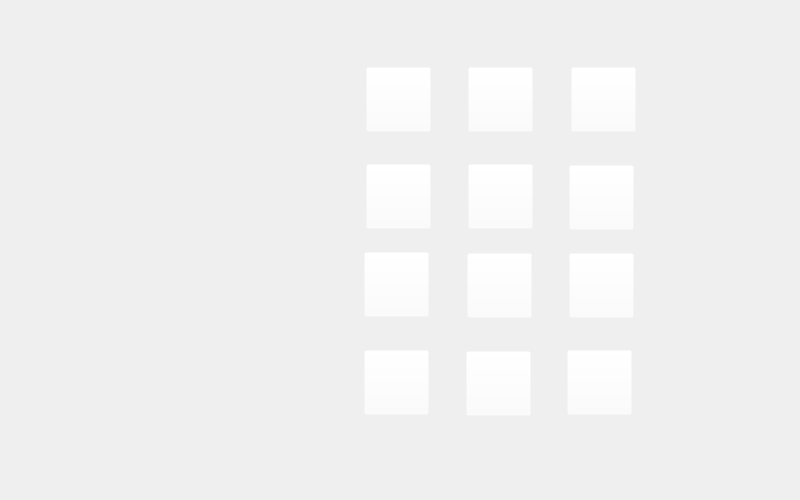
<?xml version="1.0" encoding="UTF-8"?>
<ui version="4.0">
 <class>Form</class>
 <widget class="QWidget" name="Form">
  <property name="geometry">
   <rect>
    <x>0</x>
    <y>0</y>
    <width>800</width>
    <height>500</height>
   </rect>
  </property>
  <property name="windowTitle">
   <string>Form</string>
  </property>
  <widget class="QLabel" name="img_easy">
   <property name="geometry">
    <rect>
     <x>0</x>
     <y>0</y>
     <width>800</width>
     <height>500</height>
    </rect>
   </property>
   <property name="text">
    <string/>
   </property>
   <property name="pixmap">
    <pixmap>../imagens_telas/memory game- easy.png</pixmap>
   </property>
  </widget>
  <widget class="QPushButton" name="btn_0">
   <property name="geometry">
    <rect>
     <x>366</x>
     <y>67</y>
     <width>65</width>
     <height>65</height>
    </rect>
   </property>
   <property name="styleSheet">
    <string notr="true">background: rgba(255,255,255,0)</string>
   </property>
   <property name="text">
    <string/>
   </property>
  </widget>
  <widget class="QPushButton" name="btn_1">
   <property name="geometry">
    <rect>
     <x>468</x>
     <y>67</y>
     <width>65</width>
     <height>65</height>
    </rect>
   </property>
   <property name="styleSheet">
    <string notr="true">background: rgba(255,255,255,0)</string>
   </property>
   <property name="text">
    <string/>
   </property>
  </widget>
  <widget class="QPushButton" name="btn_2">
   <property name="geometry">
    <rect>
     <x>571</x>
     <y>67</y>
     <width>65</width>
     <height>65</height>
    </rect>
   </property>
   <property name="styleSheet">
    <string notr="true">background: rgba(255,255,255,0)</string>
   </property>
   <property name="text">
    <string/>
   </property>
  </widget>
  <widget class="QPushButton" name="btn_3">
   <property name="geometry">
    <rect>
     <x>366</x>
     <y>164</y>
     <width>65</width>
     <height>65</height>
    </rect>
   </property>
   <property name="styleSheet">
    <string notr="true">background: rgba(255,255,255,0)</string>
   </property>
   <property name="text">
    <string/>
   </property>
  </widget>
  <widget class="QPushButton" name="btn_4">
   <property name="geometry">
    <rect>
     <x>468</x>
     <y>164</y>
     <width>65</width>
     <height>65</height>
    </rect>
   </property>
   <property name="styleSheet">
    <string notr="true">background: rgba(255,255,255,0)</string>
   </property>
   <property name="text">
    <string/>
   </property>
  </widget>
  <widget class="QPushButton" name="btn_5">
   <property name="geometry">
    <rect>
     <x>569</x>
     <y>165</y>
     <width>65</width>
     <height>65</height>
    </rect>
   </property>
   <property name="styleSheet">
    <string notr="true">background: rgba(255,255,255,0)</string>
   </property>
   <property name="text">
    <string/>
   </property>
  </widget>
  <widget class="QPushButton" name="btn_6">
   <property name="geometry">
    <rect>
     <x>364</x>
     <y>252</y>
     <width>65</width>
     <height>65</height>
    </rect>
   </property>
   <property name="styleSheet">
    <string notr="true">background: rgba(255,255,255,0)</string>
   </property>
   <property name="text">
    <string/>
   </property>
  </widget>
  <widget class="QPushButton" name="btn_7">
   <property name="geometry">
    <rect>
     <x>467</x>
     <y>253</y>
     <width>65</width>
     <height>65</height>
    </rect>
   </property>
   <property name="styleSheet">
    <string notr="true">background: rgba(255,255,255,0)</string>
   </property>
   <property name="text">
    <string/>
   </property>
  </widget>
  <widget class="QPushButton" name="btn_8">
   <property name="geometry">
    <rect>
     <x>569</x>
     <y>253</y>
     <width>65</width>
     <height>65</height>
    </rect>
   </property>
   <property name="styleSheet">
    <string notr="true">background: rgba(255,255,255,0)</string>
   </property>
   <property name="text">
    <string/>
   </property>
  </widget>
  <widget class="QPushButton" name="btn_9">
   <property name="geometry">
    <rect>
     <x>364</x>
     <y>350</y>
     <width>65</width>
     <height>65</height>
    </rect>
   </property>
   <property name="styleSheet">
    <string notr="true">background: rgba(255,255,255,0)</string>
   </property>
   <property name="text">
    <string/>
   </property>
  </widget>
  <widget class="QPushButton" name="btn_10">
   <property name="geometry">
    <rect>
     <x>466</x>
     <y>351</y>
     <width>65</width>
     <height>65</height>
    </rect>
   </property>
   <property name="styleSheet">
    <string notr="true">background: rgba(255,255,255,0)</string>
   </property>
   <property name="text">
    <string/>
   </property>
  </widget>
  <widget class="QPushButton" name="btn_11">
   <property name="geometry">
    <rect>
     <x>567</x>
     <y>350</y>
     <width>65</width>
     <height>65</height>
    </rect>
   </property>
   <property name="styleSheet">
    <string notr="true">background: rgba(255,255,255,0)</string>
   </property>
   <property name="text">
    <string/>
   </property>
  </widget>
  <widget class="QLabel" name="placar_jogador1">
   <property name="geometry">
    <rect>
     <x>240</x>
     <y>110</y>
     <width>47</width>
     <height>41</height>
    </rect>
   </property>
   <property name="text">
    <string/>
   </property>
  </widget>
  <widget class="QLabel" name="placar_jogador2">
   <property name="geometry">
    <rect>
     <x>240</x>
     <y>190</y>
     <width>47</width>
     <height>41</height>
    </rect>
   </property>
   <property name="text">
    <string/>
   </property>
  </widget>
 </widget>
 <resources/>
 <connections/>
</ui>
